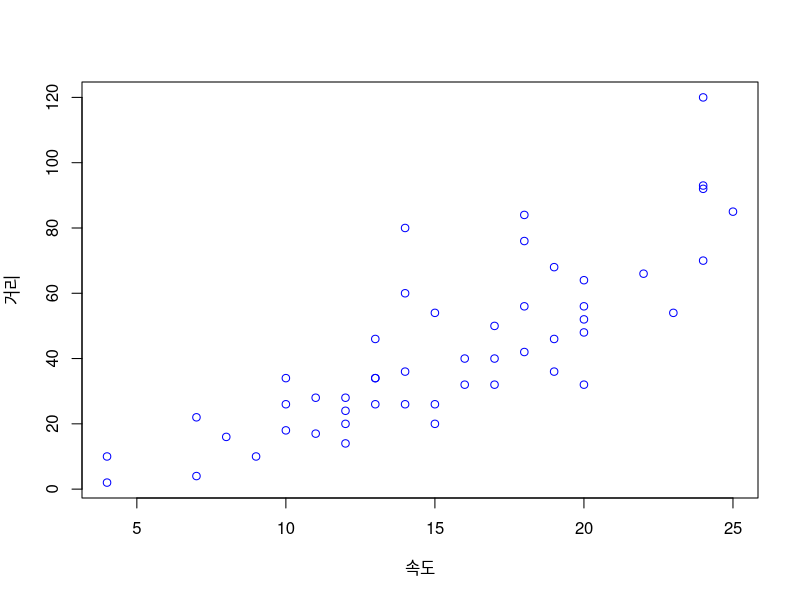

R code for this plot: (Note: this script raises an error after producing the figure.)
# 김철기
# ckiekim@naver.com
# 010
# 노트북 번호 : 1503003-183604952

install.packages("dplyr")
install.packages("ggplot2")
cars
str(cars)

plot(cars,col = 'blue', xlab = "속도", ylab = "거리")

women
print(women)

#구조
str(cars)

#디렉터리 지정
getwd()
cdwd()
a=choose.dir()
setwd(a)
getwd()
